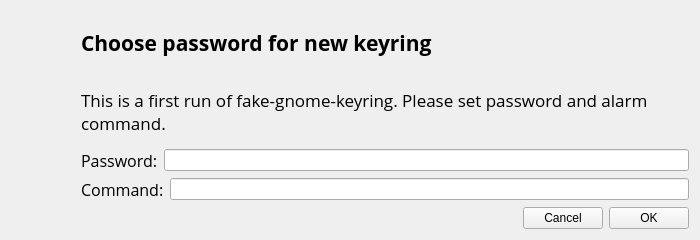
<?xml version="1.0" encoding="UTF-8"?>
<ui version="4.0">
 <class>Setup</class>
 <widget class="QWidget" name="Setup">
  <property name="geometry">
   <rect>
    <x>0</x>
    <y>0</y>
    <width>700</width>
    <height>240</height>
   </rect>
  </property>
  <property name="minimumSize">
   <size>
    <width>700</width>
    <height>240</height>
   </size>
  </property>
  <property name="maximumSize">
   <size>
    <width>700</width>
    <height>240</height>
   </size>
  </property>
  <property name="windowTitle">
   <string>New Keyring Password</string>
  </property>
  <layout class="QHBoxLayout" name="horizontalLayout_2">
   <item>
    <layout class="QVBoxLayout" name="verticalLayout_2">
     <item>
      <widget class="QLabel" name="iconLabel">
       <property name="minimumSize">
        <size>
         <width>64</width>
         <height>64</height>
        </size>
       </property>
       <property name="maximumSize">
        <size>
         <width>64</width>
         <height>64</height>
        </size>
       </property>
       <property name="text">
        <string/>
       </property>
       <property name="pixmap">
        <pixmap resource="assets.qrc">:/icons/keyring-icon.png</pixmap>
       </property>
       <property name="scaledContents">
        <bool>true</bool>
       </property>
      </widget>
     </item>
     <item>
      <spacer name="verticalSpacer">
       <property name="orientation">
        <enum>Qt::Vertical</enum>
       </property>
       <property name="sizeHint" stdset="0">
        <size>
         <width>20</width>
         <height>40</height>
        </size>
       </property>
      </spacer>
     </item>
    </layout>
   </item>
   <item>
    <layout class="QVBoxLayout" name="verticalLayout">
     <item>
      <widget class="QLabel" name="titleLabel">
       <property name="font">
        <font>
         <family>Open Sans</family>
         <pointsize>16</pointsize>
         <bold>true</bold>
        </font>
       </property>
       <property name="text">
        <string>Choose password for new keyring</string>
       </property>
      </widget>
     </item>
     <item>
      <widget class="QLabel" name="subtitleLabel">
       <property name="font">
        <font>
         <family>Open Sans</family>
         <pointsize>13</pointsize>
        </font>
       </property>
       <property name="text">
        <string>&lt;html&gt;&lt;head/&gt;&lt;body&gt;&lt;p&gt;This is a first run of fake-gnome-keyring. Please set password and alarm &lt;br/&gt;command.&lt;/p&gt;&lt;/body&gt;&lt;/html&gt;</string>
       </property>
      </widget>
     </item>
     <item>
      <layout class="QHBoxLayout" name="pwdLayout">
       <item>
        <widget class="QLabel" name="pwdLabel">
         <property name="font">
          <font>
           <family>Open Sans</family>
           <pointsize>12</pointsize>
          </font>
         </property>
         <property name="text">
          <string>Password:</string>
         </property>
        </widget>
       </item>
       <item>
        <widget class="QLineEdit" name="pwdLineEdit">
         <property name="echoMode">
          <enum>QLineEdit::Password</enum>
         </property>
        </widget>
       </item>
      </layout>
     </item>
     <item>
      <layout class="QHBoxLayout" name="cmdLayout">
       <item>
        <widget class="QLabel" name="cmdLabel">
         <property name="font">
          <font>
           <family>Open Sans</family>
           <pointsize>12</pointsize>
          </font>
         </property>
         <property name="text">
          <string>Command:</string>
         </property>
        </widget>
       </item>
       <item>
        <widget class="QLineEdit" name="cmdLineEdit">
         <property name="echoMode">
          <enum>QLineEdit::Normal</enum>
         </property>
        </widget>
       </item>
      </layout>
     </item>
     <item>
      <layout class="QHBoxLayout" name="horizontalLayout">
       <item>
        <spacer name="horizontalSpacer">
         <property name="orientation">
          <enum>Qt::Horizontal</enum>
         </property>
         <property name="sizeHint" stdset="0">
          <size>
           <width>40</width>
           <height>20</height>
          </size>
         </property>
        </spacer>
       </item>
       <item>
        <widget class="QPushButton" name="cancelPushButton">
         <property name="text">
          <string>Cancel</string>
         </property>
        </widget>
       </item>
       <item>
        <widget class="QPushButton" name="okPushButton">
         <property name="text">
          <string>OK</string>
         </property>
        </widget>
       </item>
      </layout>
     </item>
    </layout>
   </item>
  </layout>
 </widget>
 <resources>
  <include location="assets.qrc"/>
 </resources>
 <connections/>
</ui>
